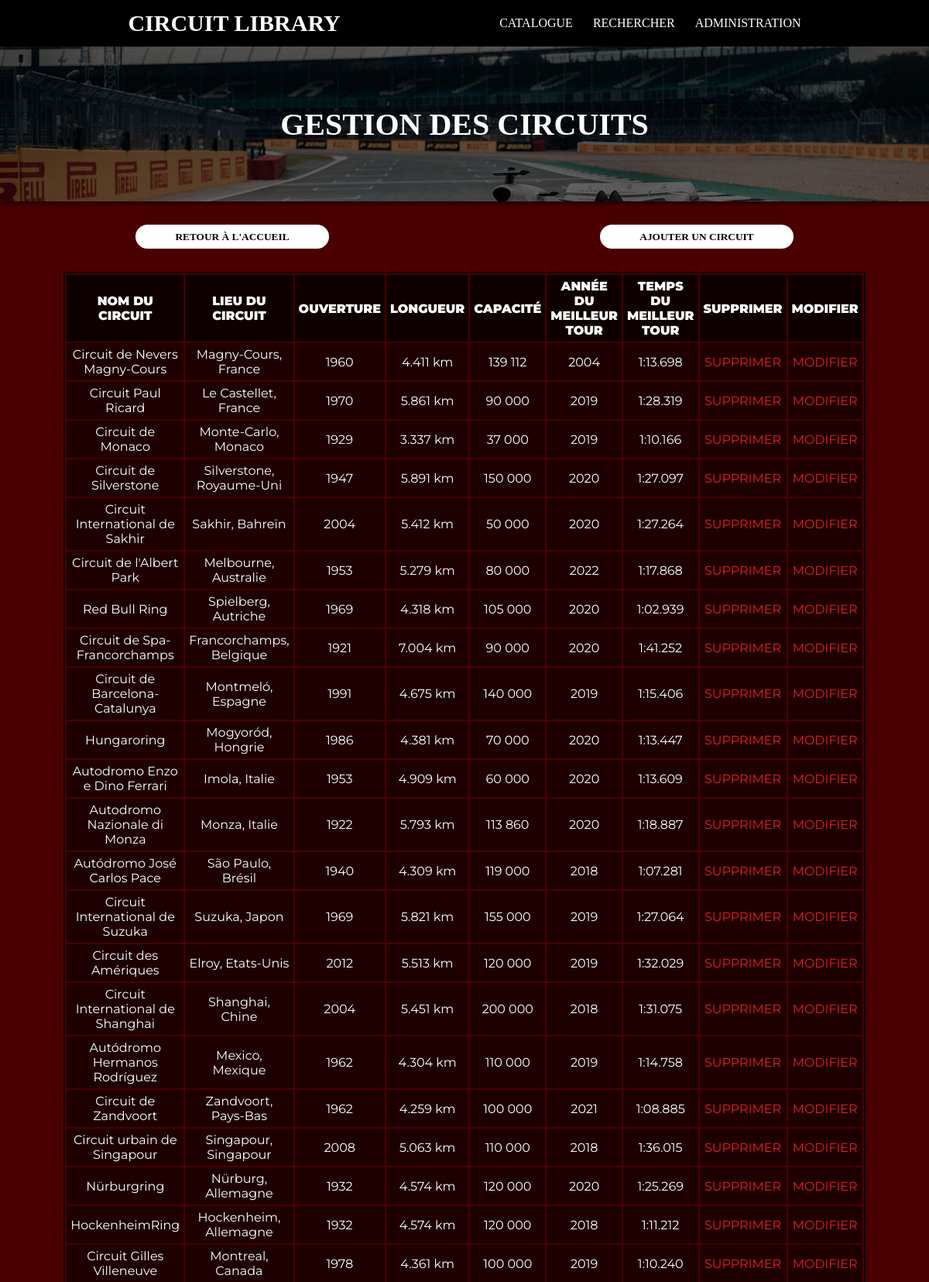
/admin/table1_gestion.php (upper part), run on the app's committed database.
### tables this page shows
CREATE TABLE `circuits` (
  `circuit_id` int(5) NOT NULL AUTO_INCREMENT,
  `circuit_nom` varchar(50) NOT NULL,
  `circuit_ville` varchar(30) NOT NULL,
  `circuit_pays` varchar(30) NOT NULL,
  `circuit_ouverture` char(4) NOT NULL,
  `circuit_longueur` float NOT NULL,
  `circuit_capacite` char(7) NOT NULL,
  `circuit_photo` varchar(100) NOT NULL,
  `circuit_anneelap` char(4) NOT NULL,
  `circuit_tempslap` varchar(10) NOT NULL,
  `pilote_id` int(5) NOT NULL,
  PRIMARY KEY (`circuit_id`),
  KEY `pilote_id` (`pilote_id`),
  CONSTRAINT `pilote_id` FOREIGN KEY (`pilote_id`) REFERENCES `pilotes` (`pilote_id`)
);

### admin/table1_gestion.php (the view, shortened to what this page needs)
<!DOCTYPE html>
<html lang="en">
<head>
    <link rel="stylesheet" href="../css/styles.css">
    <link rel="stylesheet" href="../css/styles-mobile.css">
</head>
<body>
    <?php
        require ("../partials/header.php");
    ?>
    <section>
        <div id="accueil">
            <div id="titre-texte">
                <strong>GESTION DES CIRCUITS</strong>
            </div>
        </div>
        <div id="boutons-retour-ajouter">
            <div id="bouton-retour-accueil">
                <form action="../index.php"><button style=text-transform:uppercase>Retour à l'accueil</button></form>
            </div>
            <div id="bouton-envoi-ajout">
                <form action="table1_new_form.php"><button>AJOUTER UN CIRCUIT</button></form>
            </div>
        </div>
    </section>
    <table>
	<thead>
		<tr><td style=text-transform:uppercase>Nom du circuit</td>
        <td class="none-tableau" style=text-transform:uppercase>Lieu du circuit</td>
        <td class="none-tableau" style=text-transform:uppercase>Ouverture</td>
        <td class="none-tableau" style=text-transform:uppercase>Longueur</td>
        <td class="none-tableau" style=text-transform:uppercase>Capacité</td>
        <td class="none-tableau" style=text-transform:uppercase>Année du meilleur tour</td>
        <td class="none-tableau" style=text-transform:uppercase>Temps du meilleur tour</td>
        <td>SUPPRIMER</td><td>MODIFIER</td></tr>
	</thead>
	<tbody>
    <?php
    $mabd = new PDO('mysql:host=localhost;dbname=sae203Base;charset=UTF8;', 'sae203User', '%Messi2004');
    $mabd->query('SET NAMES utf8;');
    $req = "SELECT * FROM circuits";
    $resultat = $mabd->query($req);
    foreach ($resultat as $value) {
        echo '<tr>';
        echo '<td>'.$value['circuit_nom'] . '</td>';
        echo '<td class="none-tableau">'.$value['circuit_ville'].', '.$value['circuit_pays'].'</td>';
        echo '<td class="none-tableau">'.$value['circuit_ouverture'].'</td>';
        echo '<td class="none-tableau">'.$value['circuit_longueur'].' km</td>';
        echo '<td class="none-tableau">'.$value['circuit_capacite'].'</td>';
        echo '<td class="none-tableau">'.$value['circuit_anneelap'].'</td>';
        echo '<td class="none-tableau">'.$value['circuit_tempslap'].'</td>';
        echo '<td> <a href="table1_delete.php?num='.$value['circuit_id'].'">SUPPRIMER</a> </td>';
        echo '<td> <a href="table1_update_form.php?num='.$value['circuit_id'].'">MODIFIER</a> </td>';
        echo '</tr>';
    }
    ?>
</tbody>
</table>
</body>
</html>

### css/styles.css (style rules this page uses)
body { width: 100%; margin: 0 auto; background: rgb(75, 0, 0); color: #FFFFFF; font-family: 'Montserrat', sans-serif; overflow-x: hidden; }
section { width: 100%; }
#accueil { font-family: "Formula1"; width: 100%; font-size: 30px; background-image: url(../images/background.jpg); background-repeat: no-repeat; background-position: 83% 35%; background-size: cover; display: flex; justify-content: center; align-items: center; text-align: center; height: 200px; box-shadow: 0 0 10px rgb(0 0 0); }
#titre-texte strong { font-size: 40px; }
#titre-texte { font-size: 25px; }
#bouton-recherche input[type="submit"], #bouton-retour input[type="submit"], #div-global-admin div button, #bouton-retour-accueil button, #bouton-retour-gestion button, #bouton-envoi-ajout button, #submit input[type="submit"], #submit-pilotes input[type="submit"] { cursor: pointer; width: 250px; height: 31px; background-color: #FFF; color: #000; font-family: "Formula1"; font-weight: 700; border-radius: 20px; border: none; transition: 0.3s; text-transform: uppercase; }
#boutons-retour-ajouter { margin: 0 auto; margin-top: 30px; margin-bottom: 30px; text-align: center; display: flex; justify-content: space-around; }
table { margin: 0 auto; border: 2px rgba(0, 0, 0, 0.80) solid; margin-bottom: 30px; width: 60%; }
tbody { text-align: center; background-color: rgba(0, 0, 0, 0.60); }
thead { font-weight: 900; text-align: center; background-color: rgba(0, 0, 0, 0.80); }
tr,td { padding: 5px; }
table tbody a { text-decoration: dashed; color: #ED1D24; }

### data on the page
circuits: circuit_nom "Circuit de Nevers Magny-Cours", circuit_ville "Magny-Cours", circuit_pays "France", circuit_ouverture "1960", circuit_longueur "4.411", circuit_capacite "139 112", circuit_anneelap "2004", circuit_tempslap "1:13.698"
circuits: circuit_nom "Circuit Paul Ricard", circuit_ville "Le Castellet", circuit_pays "France", circuit_ouverture "1970", circuit_longueur "5.861", circuit_capacite "90 000", circuit_anneelap "2019", circuit_tempslap "1:28.319"
circuits: circuit_nom "Circuit de Monaco", circuit_ville "Monte-Carlo", circuit_pays "Monaco", circuit_ouverture "1929", circuit_longueur "3.337", circuit_capacite "37 000", circuit_anneelap "2019", circuit_tempslap "1:10.166"
circuits: circuit_nom "Circuit de Silverstone", circuit_ville "Silverstone", circuit_pays "Royaume-Uni", circuit_ouverture "1947", circuit_longueur "5.891", circuit_capacite "150 000", circuit_anneelap "2020", circuit_tempslap "1:27.097"
circuits: circuit_nom "Circuit International de Sakhir", circuit_ville "Sakhir", circuit_pays "Bahreïn", circuit_ouverture "2004", circuit_longueur "5.412", circuit_capacite "50 000", circuit_anneelap "2020", circuit_tempslap "1:27.264"
circuits: circuit_nom "Circuit de l'Albert Park", circuit_ville "Melbourne", circuit_pays "Australie", circuit_ouverture "1953", circuit_longueur "5.279", circuit_capacite "80 000", circuit_anneelap "2022", circuit_tempslap "1:17.868"
circuits: circuit_nom "Red Bull Ring", circuit_ville "Spielberg", circuit_pays "Autriche", circuit_ouverture "1969", circuit_longueur "4.318", circuit_capacite "105 000", circuit_anneelap "2020", circuit_tempslap "1:02.939"
circuits: circuit_nom "Circuit de Spa-Francorchamps", circuit_ville "Francorchamps", circuit_pays "Belgique", circuit_ouverture "1921", circuit_longueur "7.004", circuit_capacite "90 000", circuit_anneelap "2020", circuit_tempslap "1:41.252"
circuits: circuit_nom "Circuit de Barcelona-Catalunya", circuit_ville "Montmeló", circuit_pays "Espagne", circuit_ouverture "1991", circuit_longueur "4.675", circuit_capacite "140 000", circuit_anneelap "2019", circuit_tempslap "1:15.406"
circuits: circuit_nom "Hungaroring", circuit_ville "Mogyoród", circuit_pays "Hongrie", circuit_ouverture "1986", circuit_longueur "4.381", circuit_capacite "70 000", circuit_anneelap "2020", circuit_tempslap "1:13.447"
circuits: circuit_nom "Autodromo Enzo e Dino Ferrari", circuit_ville "Imola", circuit_pays "Italie", circuit_ouverture "1953", circuit_longueur "4.909", circuit_capacite "60 000", circuit_anneelap "2020", circuit_tempslap "1:13.609"
circuits: circuit_nom "Autodromo Nazionale di Monza", circuit_ville "Monza", circuit_pays "Italie", circuit_ouverture "1922", circuit_longueur "5.793", circuit_capacite "113 860", circuit_anneelap "2020", circuit_tempslap "1:18.887"
circuits: circuit_nom "Autódromo José Carlos Pace", circuit_ville "São Paulo", circuit_pays "Brésil", circuit_ouverture "1940", circuit_longueur "4.309", circuit_capacite "119 000", circuit_anneelap "2018", circuit_tempslap "1:07.281"
circuits: circuit_nom "Circuit International de Suzuka", circuit_ville "Suzuka", circuit_pays "Japon", circuit_ouverture "1969", circuit_longueur "5.821", circuit_capacite "155 000", circuit_anneelap "2019", circuit_tempslap "1:27.064"
circuits: circuit_nom "Circuit des Amériques", circuit_ville "Elroy", circuit_pays "Etats-Unis", circuit_ouverture "2012", circuit_longueur "5.513", circuit_capacite "120 000", circuit_anneelap "2019", circuit_tempslap "1:32.029"
circuits: circuit_nom "Circuit International de Shanghai", circuit_ville "Shanghai", circuit_pays "Chine", circuit_ouverture "2004", circuit_longueur "5.451", circuit_capacite "200 000", circuit_anneelap "2018", circuit_tempslap "1:31.075"
circuits: circuit_nom "Autódromo Hermanos Rodríguez", circuit_ville "Mexico", circuit_pays "Mexique", circuit_ouverture "1962", circuit_longueur "4.304", circuit_capacite "110 000", circuit_anneelap "2019", circuit_tempslap "1:14.758"
circuits: circuit_nom "Circuit de Zandvoort", circuit_ville "Zandvoort", circuit_pays "Pays-Bas", circuit_ouverture "1962", circuit_longueur "4.259", circuit_capacite "100 000", circuit_anneelap "2021", circuit_tempslap "1:08.885"
circuits: circuit_nom "Circuit urbain de Singapour", circuit_ville "Singapour", circuit_pays "Singapour", circuit_ouverture "2008", circuit_longueur "5.063", circuit_capacite "110 000", circuit_anneelap "2018", circuit_tempslap "1:36.015"
circuits: circuit_nom "Nürburgring", circuit_ville "Nürburg", circuit_pays "Allemagne", circuit_ouverture "1932", circuit_longueur "4.574", circuit_capacite "120 000", circuit_anneelap "2020", circuit_tempslap "1:25.269"
circuits: circuit_nom "HockenheimRing", circuit_ville "Hockenheim", circuit_pays "Allemagne", circuit_ouverture "1932", circuit_longueur "4.574", circuit_capacite "120 000", circuit_anneelap "2018", circuit_tempslap "1:11.212"
circuits: circuit_nom "Circuit Gilles Villeneuve", circuit_ville "Montreal", circuit_pays "Canada", circuit_ouverture "1978", circuit_longueur "4.361", circuit_capacite "100 000", circuit_anneelap "2019", circuit_tempslap "1:10.240"
